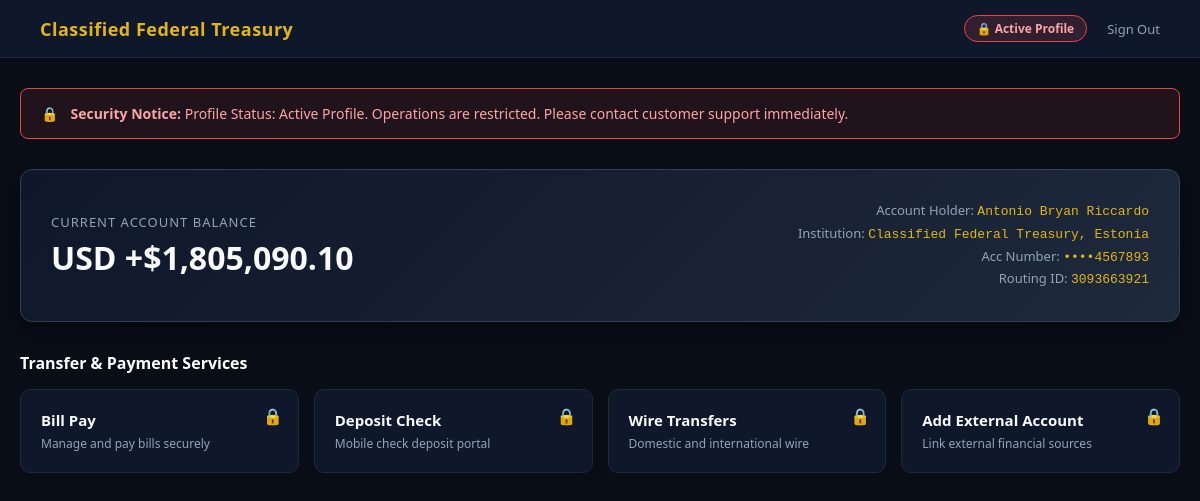
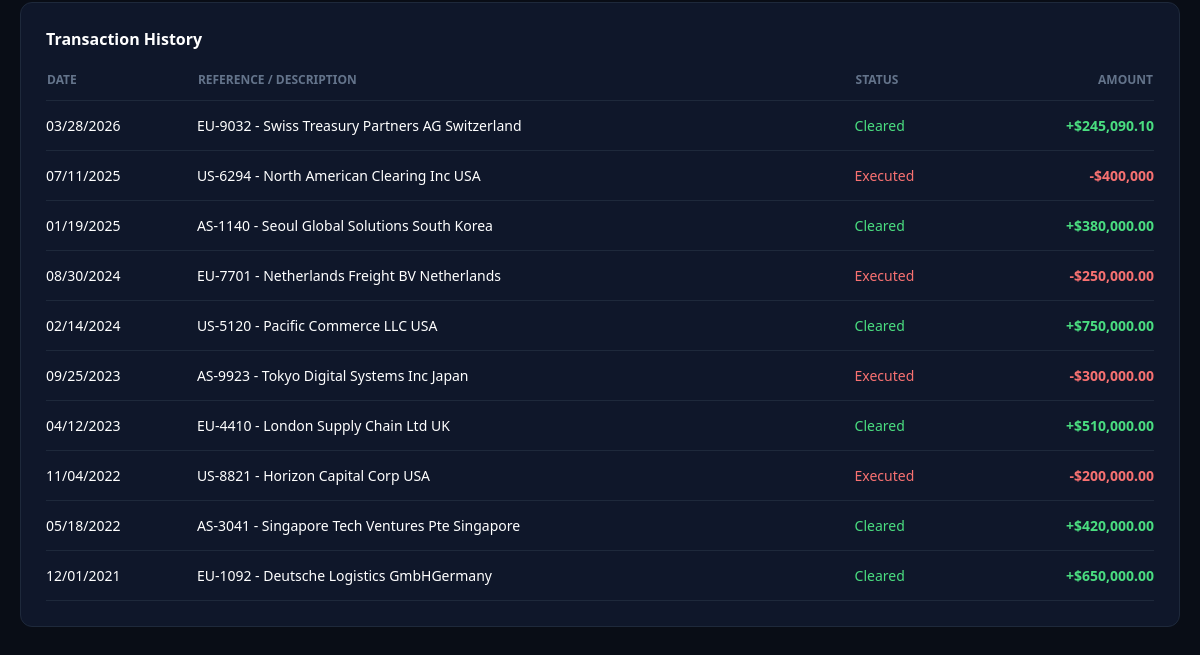
The page /dashboard/ (signed in) on the database as committed earlier (2 pictures, top to bottom).
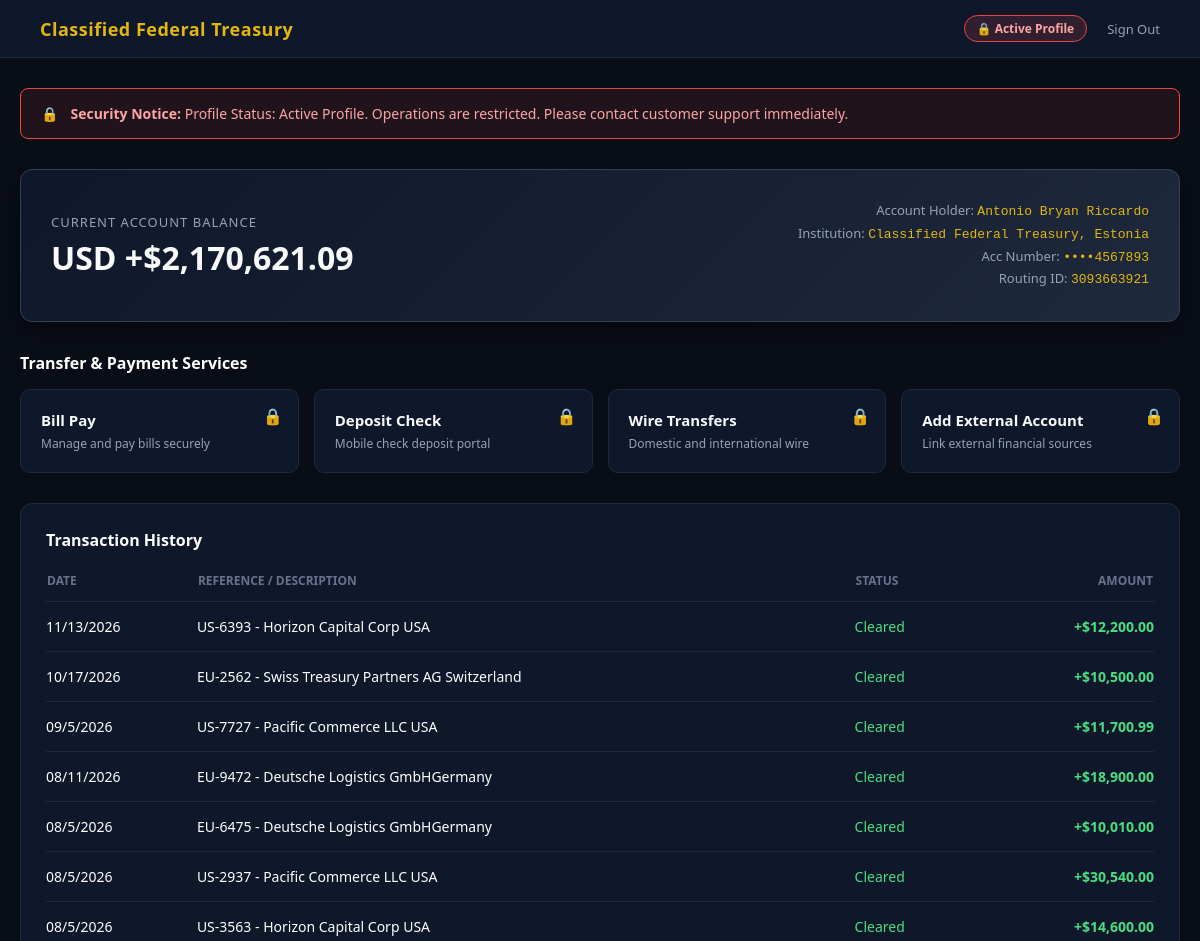
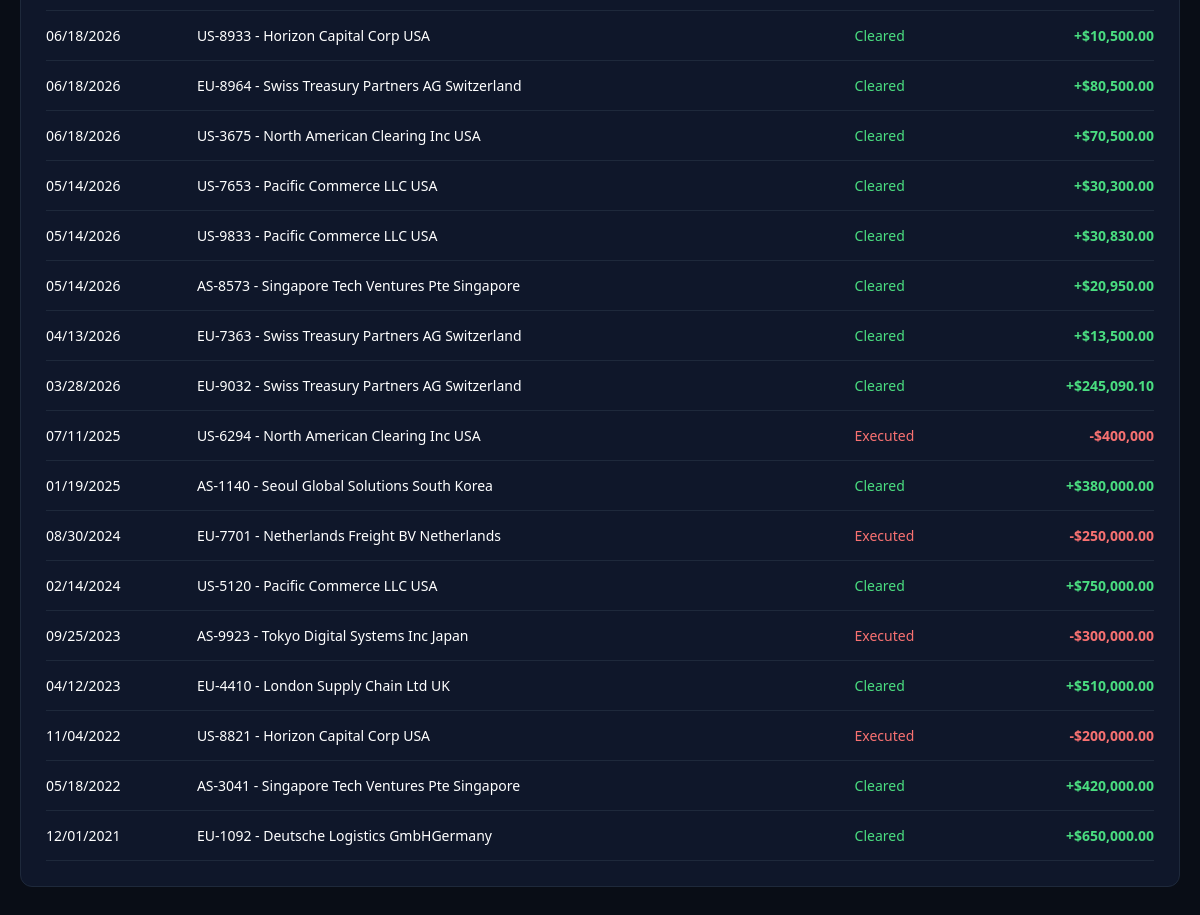
The same page on the database as committed later (2 pictures, top to bottom).
### main/models.py (models this page shows, shortened)
class UserProfile(models.Model):
  user = models.OneToOneField(User, on_delete=models.CASCADE)
  account_number = models.CharField(max_length=50)
  routing_id = models.CharField(max_length=50)
  balance = models.CharField(max_length=50)
  account_type = models.CharField(max_length=50)
  is_locked = models.BooleanField(default=True)

class Transaction(models.Model):
  user_profile = models.ForeignKey(UserProfile, on_delete=models.CASCADE)
  date = models.CharField(max_length=50)
  ref = models.CharField(max_length=50)
  company = models.CharField(max_length=255)
  amount = models.CharField(max_length=50)
  status = models.CharField(max_length=50)

### main/views.py (the view)
# urls.py: path('dashboard/', views.dashboard_view, name='dashboard'),
def dashboard_view(request):
  if not request.session.get('logged_in') and not request.user.is_authenticated:
    return redirect('login')
  try:
    if request.user.is_authenticated:
      profile = UserProfile.objects.filter(user=request.user).first()
      if profile:
        user_transactions = Transaction.objects.filter(user_profile=profile).order_by('-id')
      else:
        user_transactions = Transaction.objects.filter(user=request.user).order_by('-id')
      masked_email = request.user.email if request.user.email else 'user@treasury-estonia.ee'
      username_lower = request.user.username.lower()
    else:
      profile = None
      user_transactions = []
      masked_email = 'user@treasury-estonia.ee'
      username_lower = ''
    account_number = profile.account_number if profile else '••••4092'
    routing_number = profile.routing_id if profile else '8810'
    balance = profile.balance if profile else '0.00'
    status = 'Dormant (Strictly Restricted)' if (profile and profile.is_locked) else 'Active Profile'
  except Exception:
    account_number = '••••4092'
    routing_number = '8810'
    balance = '0.00'
    status = 'Active Profile'
    user_transactions = []
    masked_email = 'user@treasury-estonia.ee'
    username_lower = ''
  owner_name = request.user.get_full_name() if (request.user.is_authenticated and request.user.get_full_name()) else request.user.username
  context = {
      'owner_name': owner_name,
      'balance': balance,
      'currency': 'USD',
      'status': status,
      'institution': 'Classified Federal Treasury, Estonia',
      'account_number': account_number,
      'routing_number': routing_number,
      'swift_code': 'XXXX',
      'masked_email': masked_email,
      'masked_phone': '••••••••4092',
      'transactions': user_transactions,
  }
  return render(request, 'main/dashboard.html', context)

### main/templates/main/dashboard.html (shortened to what this page needs)
<!DOCTYPE html>
<html lang="en">
<head>
</head>
<body>
    <nav>
        <div class="nav-brand">Classified Federal Treasury</div>
        <div class="nav-right">
            <div class="status-pill">🔒 {{ status }}</div>
            <a href="{% url 'logout' %}" class="logout-btn">Sign Out</a>
        </div>
    </nav>
    <div class="main-container">
        <div class="locked-banner">
            <span>🔒</span>
            <div><strong>Security Notice:</strong> Profile Status: {{ status }}. Operations are restricted. Please contact customer support immediately.</div>
        </div>
        <div class="account-overview">
            <div>
                <div class="balance-label">Current Account Balance</div>
                <div class="balance-amount">{{ currency }} {{ balance }}</div>
            </div>
            <div class="account-meta">
                <div>Account Holder: <span>{{ owner_name }}</span></div>
                <div>Institution: <span>{{ institution }}</span></div>
                <div>Acc Number: <span>••••{{ account_number }}</span></div>
                <div>Routing ID: <span>{{ routing_number }}</span></div>
            </div>
        </div>
        <div style="margin-bottom: 15px;">
            <h3 style="font-size: 16px; color: #fff; margin-bottom: 15px;">Transfer & Payment Services</h3>
            <div class="services-grid">
                <a href="{% url 'contact' %}" class="service-card">
                    <div class="service-lock">🔒</div>
                    <div class="service-title">Bill Pay</div>
                    <div class="service-desc">Manage and pay bills securely</div>
                </a>
                <a href="{% url 'contact' %}" class="service-card">
                    <div class="service-lock">🔒</div>
                    <div class="service-title">Deposit Check</div>
                    <div class="service-desc">Mobile check deposit portal</div>
                </a>
                <a href="{% url 'contact' %}" class="service-card">
                    <div class="service-lock">🔒</div>
                    <div class="service-title">Wire Transfers</div>
                    <div class="service-desc">Domestic and international wire</div>
                </a>
                <a href="{% url 'add_external_account' %}" class="service-card">
                    <div class="service-lock">🔒</div>
                    <div class="service-title">Add External Account</div>
                    <div class="service-desc">Link external financial sources</div>
                </a>
            </div>
        </div>
        <div class="transactions-card">
            <div class="transactions-header">
                <h3>Transaction History</h3>
            </div>
            <table>
                <thead>
                    <tr>
                        <th>Date</th>
                        <th>Reference / Description</th>
                        <th>Status</th>
                        <th style="text-align: right;">Amount</th>
                    </tr>
                </thead>
                <tbody>
                    {% for tx in transactions %}
                    <tr>
                        <td>{{ tx.date }}</td>
                        <td>{{ tx.ref }} - {{ tx.company }}</td>
                        <td style="color: {% if tx.status == 'Cleared' %}#4ade80{% else %}#f87171{% endif %};">{{ tx.status }}</td>
                        <td style="text-align: right;" class="{% if '+' in tx.amount %}amount-positive{% else %}amount-negative{% endif %}">{{ tx.amount }}</td>
                    </tr>
                    {% empty %}
                    <tr>
                        <td colspan="4" style="text-align: center; color: #64748b;">No transaction records found for this profile.</td>
                    </tr>
                    {% endfor %}
                </tbody>
            </table>
        </div>
    </div>
</body>
</html>

### main/templates/main/dashboard.html (style rules this page uses)
body { margin: 0; padding: 0; font-family: 'Segoe UI', Tahoma, Geneva, Verdana, sans-serif; background: #090d16; color: #ffffff; }
nav { background: #0f172a; border-bottom: 1px solid #1e293b; padding: 15px 40px; display: flex; justify-content: space-between; align-items: center; }
.nav-brand { color: #e2b714; font-weight: bold; font-size: 18px; letter-spacing: 0.5px; }
.nav-right { display: flex; align-items: center; gap: 20px; }
.status-pill { background: rgba(239, 68, 68, 0.15); border: 1px solid #ef4444; color: #fca5a5; padding: 4px 12px; border-radius: 20px; font-size: 12px; font-weight: 600; }
.logout-btn { color: #94a3b8; text-decoration: none; font-size: 13px; }
.main-container { max-width: 1200px; margin: 30px auto; padding: 0 20px; }
.account-overview { background: linear-gradient(135deg, #0f172a 0%, #1e293b 100%); border: 1px solid #334155; border-radius: 12px; padding: 30px; margin-bottom: 30px; display: flex; justify-content: space-between; align-items: center; box-shadow: 0 8px 20px rgba(0,0,0,0.4); flex-wrap: wrap; gap: 20px; }
.balance-label { color: #94a3b8; font-size: 13px; text-transform: uppercase; letter-spacing: 1px; margin-bottom: 5px; }
.balance-amount { font-size: 32px; font-weight: bold; color: #f8fafc; }
.account-meta { text-align: right; color: #94a3b8; font-size: 13px; line-height: 1.6; }
.account-meta span { color: #e2b714; font-family: monospace; }
.locked-banner { background: rgba(239, 68, 68, 0.1); border: 1px solid #ef4444; color: #fca5a5; padding: 15px 20px; border-radius: 8px; margin-bottom: 30px; display: flex; align-items: center; gap: 12px; font-size: 14px; font-weight: 500; }
.services-grid { display: grid; grid-template-columns: repeat(auto-fit, minmax(220px, 1fr)); gap: 15px; margin-bottom: 30px; }
.service-card { background: #0f172a; border: 1px solid #1e293b; border-radius: 10px; padding: 20px; text-decoration: none; color: inherit; display: block; position: relative; transition: 0.2s; }
.service-lock { position: absolute; top: 15px; right: 15px; font-size: 16px; }
.service-title { font-weight: 600; font-size: 15px; margin-bottom: 5px; color: #f8fafc; }
.service-desc { font-size: 12px; color: #94a3b8; }
.transactions-card { background: #0f172a; border: 1px solid #1e293b; border-radius: 12px; padding: 25px; }
.transactions-header { display: flex; justify-content: space-between; align-items: center; margin-bottom: 20px; }
.transactions-header h3 { margin: 0; font-size: 16px; color: #fff; }
table { width: 100%; border-collapse: collapse; }
th { text-align: left; color: #64748b; font-size: 12px; text-transform: uppercase; padding-bottom: 12px; border-bottom: 1px solid #1e293b; }
td { padding: 15px 0; font-size: 14px; border-bottom: 1px solid #1e293b; }
.amount-positive { color: #4ade80; font-weight: 600; }
.amount-negative { color: #f87171; font-weight: 600; }

Rows that differ between the two databases and show on the page:
changed UserProfile: balance "+$1,805,090.10" → "+$2,170,621.09"
added Transaction: date "11/13/2026", ref "US-6393", company "Horizon Capital Corp USA", status "Cleared", amount "+$12,200.00"
added Transaction: date "10/17/2026", ref "EU-2562", company "Swiss Treasury Partners AG Switzerland", status "Cleared", amount "+$10,500.00"
added Transaction: date "09/5/2026", ref "US-7727", company "Pacific Commerce LLC USA", status "Cleared", amount "+$11,700.99"
added Transaction: date "08/11/2026", ref "EU-9472", company "Deutsche Logistics GmbHGermany", status "Cleared", amount "+$18,900.00"
added Transaction: date "08/5/2026", ref "EU-6475", company "Deutsche Logistics GmbHGermany", status "Cleared", amount "+$10,010.00"
added Transaction: date "08/5/2026", ref "US-2937", company "Pacific Commerce LLC USA", status "Cleared", amount "+$30,540.00"
added Transaction: date "08/5/2026", ref "US-3563", company "Horizon Capital Corp USA", status "Cleared", amount "+$14,600.00"
added Transaction: date "06/18/2026", ref "US-8933", company "Horizon Capital Corp USA", status "Cleared", amount "+$10,500.00"
added Transaction: date "06/18/2026", ref "EU-8964", company "Swiss Treasury Partners AG Switzerland", status "Cleared", amount "+$80,500.00"
added Transaction: date "06/18/2026", ref "US-3675", company "North American Clearing Inc USA", status "Cleared", amount "+$70,500.00"
added Transaction: date "05/14/2026", ref "US-7653", company "Pacific Commerce LLC USA", status "Cleared", amount "+$30,300.00"
added Transaction: date "05/14/2026", ref "US-9833", company "Pacific Commerce LLC USA", status "Cleared", amount "+$30,830.00"
added Transaction: date "05/14/2026", ref "AS-8573", company "Singapore Tech Ventures Pte Singapore", status "Cleared", amount "+$20,950.00"
added Transaction: date "04/13/2026", ref "EU-7363", company "Swiss Treasury Partners AG Switzerland", status "Cleared", amount "+$13,500.00"
